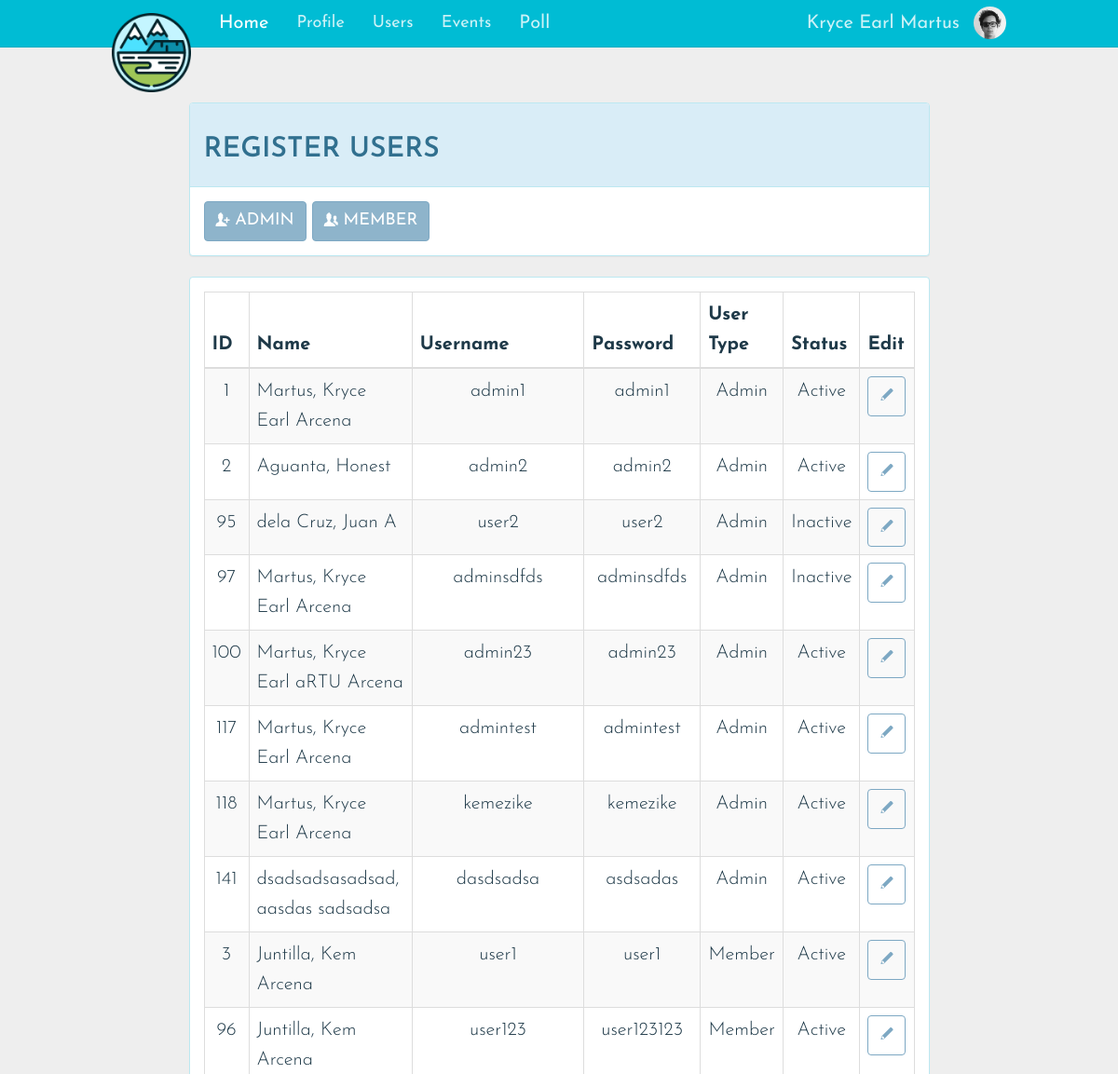
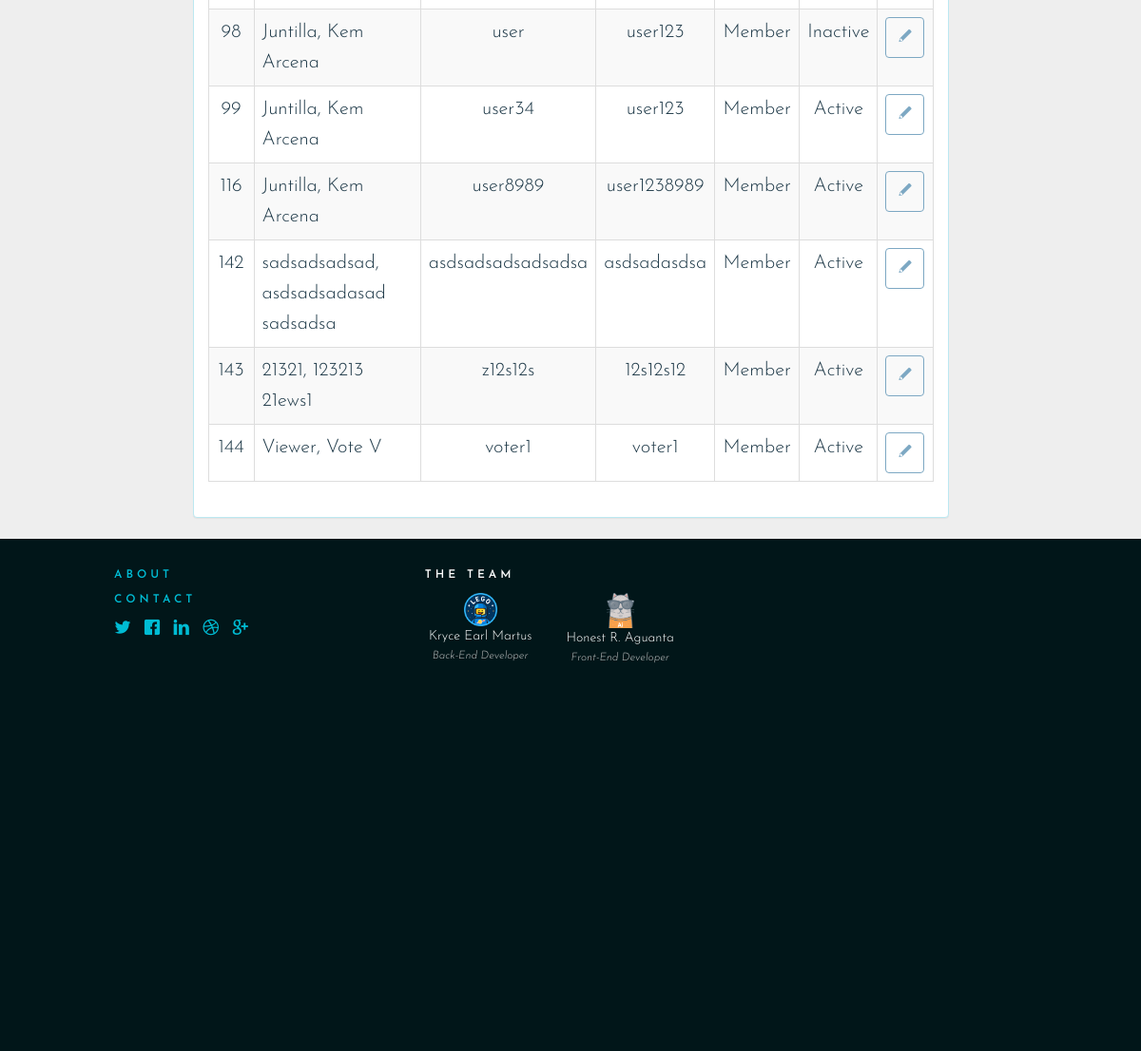
The page /users.php (signed in) on the database as committed earlier (2 pictures, top to bottom).
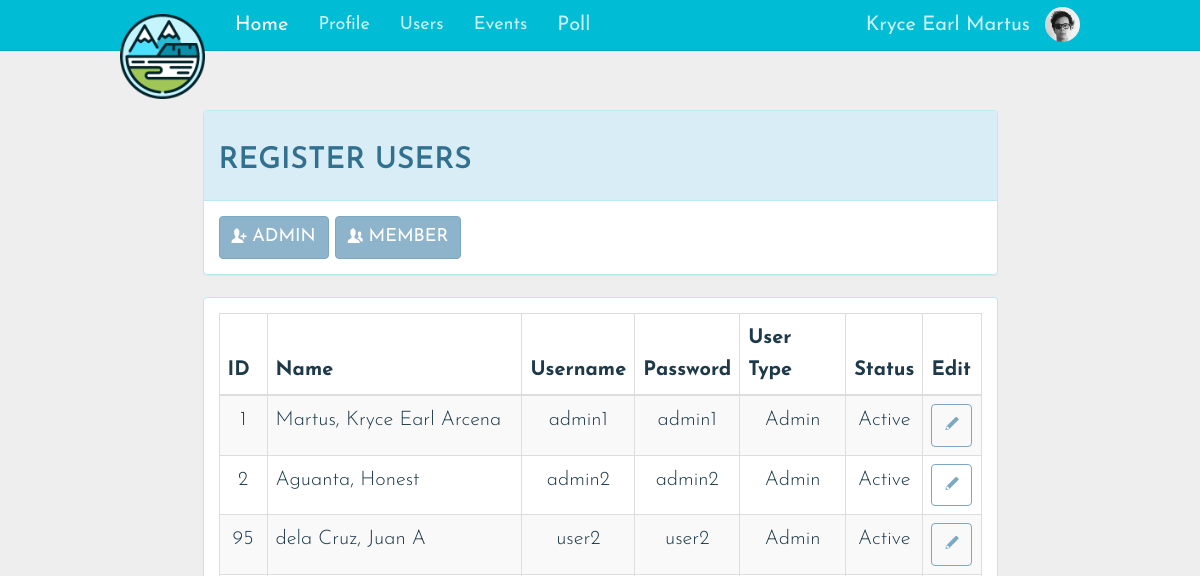
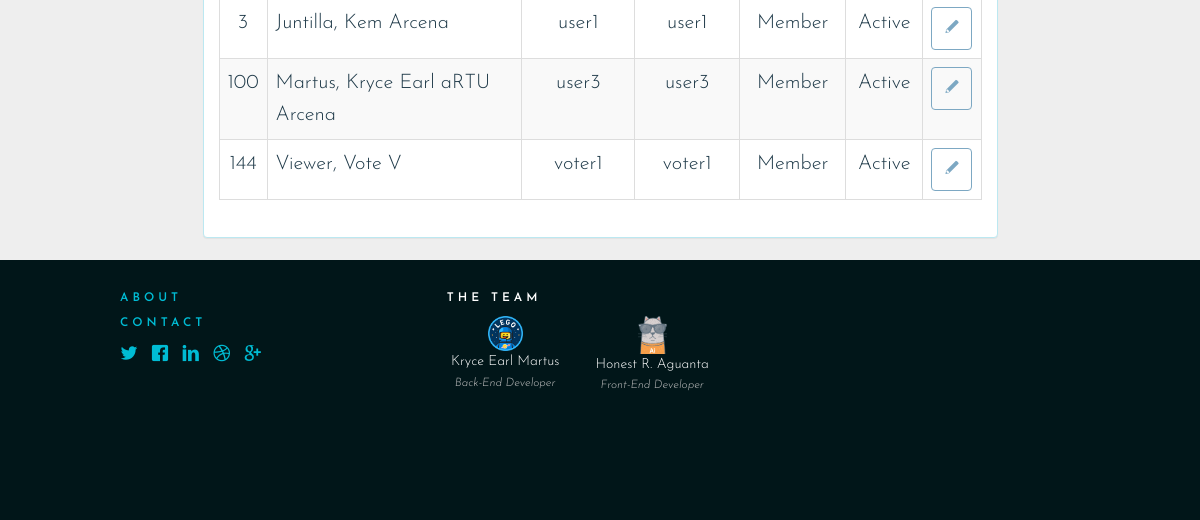
The same page on the database as committed later (2 pictures, top to bottom).
### tables this page shows
CREATE TABLE `users` (
  `id` int(10) NOT NULL AUTO_INCREMENT COMMENT 'User ID',
  `user_type_id` int(10) DEFAULT NULL,
  `status_id` int(10) DEFAULT NULL,
  `first_name` varchar(255) DEFAULT NULL,
  `username` varchar(255) DEFAULT NULL,
  `password` varchar(255) DEFAULT NULL,
  `last_name` varchar(255) DEFAULT NULL,
  `middle_name` varchar(255) DEFAULT NULL,
  `profile_picture` text,
  PRIMARY KEY (`id`),
  KEY `user_type_id` (`user_type_id`),
  KEY `status_id` (`status_id`),
  CONSTRAINT `users_ibfk_1` FOREIGN KEY (`user_type_id`) REFERENCES `user_type` (`user_type_id`),
  CONSTRAINT `users_ibfk_2` FOREIGN KEY (`status_id`) REFERENCES `user_status` (`status_id`)
);

CREATE TABLE `user_type` (
  `user_type_id` int(10) NOT NULL,
  `description` varchar(255) DEFAULT NULL,
  PRIMARY KEY (`user_type_id`)
);

CREATE TABLE `user_status` (
  `status_id` int(10) NOT NULL,
  `description` varchar(255) DEFAULT NULL,
  PRIMARY KEY (`status_id`)
);

### session.php (called while the page is built, shortened)
 <?php
if(!empty($_SESSION['user_id']))
{
$user_type=$_SESSION['user_type_id'];
include('class/userClass.php');
}
?>

### class/userClass.php (called while the page is built, shortened)
<?php
class userClass
{
    public function getAllUsers()
    {
     try {
      $db = getDB();
      $st = $db->prepare("SELECT DISTINCT id,user_type.`description` AS 'user_type', username, users.`password`, user_status.`description` AS 'user_status',first_name, middle_name, last_name
        FROM users, user_type, user_status
        WHERE users.`user_type_id`=user_type.`user_type_id` AND users.`status_id`=user_status.`status_id`");
      $st->execute();
      $data=$st->fetchAll();
    } catch (PDOException $e) {
    }
    return $data;
  }
  public function getUser($id)
  {
   try {
    $db = getDB();
    $st = $db->prepare("SELECT * FROM users WHERE id=:id");
    $st->bindParam("id", $id,PDO::PARAM_STR);
    $st->execute();
    $count=$st->rowCount();
    if($count)
    {
      $data = $st->fetch();
      return $data;
    }
    else
      return false;
  } catch (PDOException $e) {
  }
}
}
?>

### views/Users/UserType.php (the view)
<?php
$userClass = new userClass();
$users = $userClass->getAllUsers();
require_once 'views/layouts/header.php';
require_once 'views/layouts/nav.php';
?>
<div class="container p-t-lg">
	<div class="row">
		<div class="col col-md-10 col-md-offset-1">
			<div class="panel panel-info">
				<div class="panel-heading">
					<h2>REGISTER USERS</h2>
				</div>
				<div class="panel-body">
					<ul class="nav nav-pills">
						<a href="register-admin.php" class="button">
					  <button type="submit" class=" btn btn-info">
						      <span class="icon icon-add-user"></span>
						   			ADMIN
						  </button>
						   </a>
						<a href="register-user.php">
							  	<button type="submit" class=" btn btn-info">
						     		<span class="icon icon-users"></span>
						     		MEMBER
								</button>
						</a>
					</ul>
				</div>
			</div>
		</div>
	</div>
</div>
<div class="container">
	<div class="row">
        <div class="col-sm-10 col-sm-offset-1">
            <div id="imaginary_container">
            	<div class="panel panel-info">
            		<div class="panel-body">
		                <table id="user-data" class="table table-striped table-bordered dt-responsive nowrap" cellspacing="0" width="100%">
							<thead>
								<tr>
								<th>ID</th>
								<th>Name</th>
								<th>Username</th>
								<th>Password</th>
								<th>User Type</th>
								<th>Status</th>
								<th>Edit</th>
								</tr>
							</thead>
							<tbody>
									<?php
										foreach($users as $user)
										{
											?> <tr align="center">
												<td><?php echo $user['id'];?></td>
												<td align="left"><?php echo $user['last_name'] . ', ' . $user['first_name'] . ' '. $user['middle_name']?></td>
												<td><?php echo $user['username'];?></td>
												<td><?php echo $user['password'];?></td>
												<td><?php echo $user['user_type'];?></td>
												<td><?php echo $user['user_status'];?></td>
												<td><a href="edit-user.php?id=<?php echo $user['id'];?>"><button type="button" class="btn btn-info-outline" ><span class="icon icon-edit"></span></button></td></a>
												</tr>
										<?php  } ?>
							</tbody>
						</table>
	                </div>
                </div>
            </div>
        </div>
	</div>
</div>
<?php
require_once 'views/layouts/footer.php';
?>

### views/layouts/nav.php (shortened to what this page needs)
<?php
	$uname = $userClass->getUser($session_uid);
	$nav_picture=$userClass->getUser($session_uid)["profile_picture"];
?>
<nav class="navbar navbar-inverse navbar-fixed-top app-navbar">
	<div class="container">
		<div class="navbar-header">
			<a class="navbar-brand" href="index.php">
				<img class="brand" src="assets/img/mountain1.png" alt="logo">
			</a>
		</div>
		<div class="navbar-collapse collapse" id="navbar-collapse-main">
			<ul class="nav navbar-nav hidden-xs">
				<li class="active">
					<a href="home.php">Home</a>
				</li>
				<li class="dropdown">
         		   <a class="dropbtn" href="Profile.php">Profile</a>
        		</li>
        		<?php if($user_type==1)
        		{?>
				<li class="dropdown">
         		   <a class="dropbtn" href="users.php">Users</a>
        		</li>
				<li class="dropdown">
					<a class="dropbtn" href="Events.php">Events</a>
				</li>
				<?php } ?>
				<li>
					<a href="eventPoll.php">Poll</a>
				</li>
			</ul>
			<ul class="nav navbar-nav navbar-right m-r-0 hidden-xs">
				<li >
					<a href="Profile.php"><?php echo $uname['first_name'] . " " .$uname['last_name']?></a>
				</li>
				<li>
					<button class="btn btn-default navbar-btn navbar-btn-avitar" data-toggle="popover">
						<img class="img-circle" src="assets/img/users/<?php echo $nav_picture ?>">
					</button>
				</li>
			</ul>
		</div>
	</div>
</nav>

Rows that differ between the two databases and show on the page:
removed users: id "97", last_name "Martus", first_name "Kryce Earl", middle_name "Arcena", username "adminsdfds", password "adminsdfds", user_type.description "Admin", status.description "Inactive"
removed users: id "117", last_name "Martus", first_name "Kryce Earl", middle_name "Arcena", username "admintest", password "admintest", user_type.description "Admin", status.description "Active"
removed users: id "118", last_name "Martus", first_name "Kryce Earl", middle_name "Arcena", username "kemezike", password "kemezike", user_type.description "Admin", status.description "Active"
removed users: id "141", last_name "dsadsadsasadsad", first_name "aasdas", middle_name "sadsadsa", username "dasdsadsa", password "asdsadas", user_type.description "Admin", status.description "Active"
removed users: id "96", last_name "Juntilla", first_name "Kem", middle_name "Arcena", username "user123", password "user123123", user_type.description "Member", status.description "Active"
removed users: id "98", last_name "Juntilla", first_name "Kem", middle_name "Arcena", username "user", password "user123", user_type.description "Member", status.description "Inactive"
removed users: id "99", last_name "Juntilla", first_name "Kem", middle_name "Arcena", username "user34", password "user123", user_type.description "Member", status.description "Active"
removed users: id "116", last_name "Juntilla", first_name "Kem", middle_name "Arcena", username "user8989", password "user1238989", user_type.description "Member", status.description "Active"
removed users: id "142", last_name "sadsadsadsad", first_name "asdsadsadasad", middle_name "sadsadsa", username "asdsadsadsadsadsa", password "asdsadasdsa", user_type.description "Member", status.description "Active"
removed users: id "143", last_name "21321", first_name "123213", middle_name "21ews1", username "z12s12s", password "12s12s12", user_type.description "Member", status.description "Active"
changed users "dela Cruz": status.description "Inactive" → "Active"
shown differently, row unchanged: users "Juntilla": moves up the list
changed users "Kryce Earl aRTU": username "admin23" → "user3"; password "admin23" → "user3"; user_type.description "Admin" → "Member"
